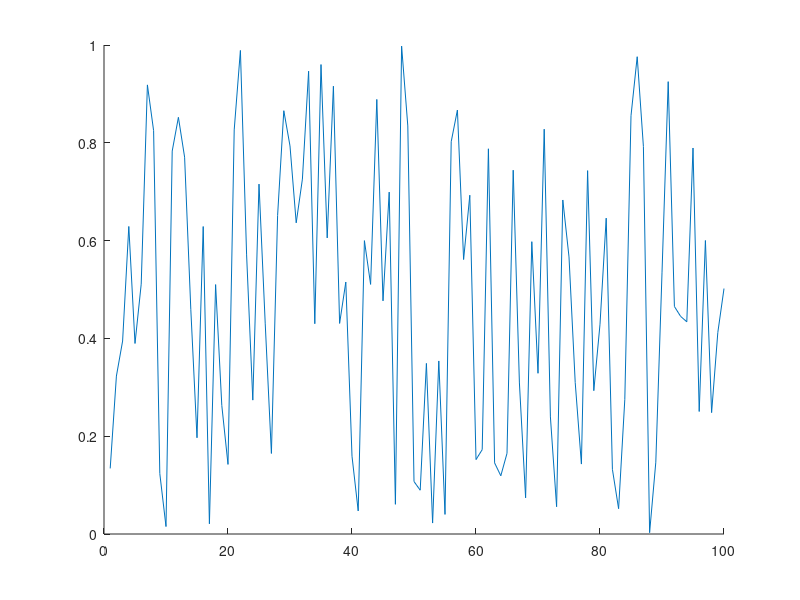

Source code (MATLAB): (Note: this script raises an error after producing the figure.)
clc
close all
clear

if isfolder('pics') == 0
    mkdir('pics')
end

x = 1:100;
y = rand(100,1);
idxmin = find(y == max(y));
idxmax = find(y == min(y));
txt = ['\leftarrow y = ',int2str(max(y))];
hold on
plot(x,y)
plot(x,y,'o','MarkerIndices',[idxmin idxmax],'MarkerFaceColor','red','MarkerSize',5)
t = text(idxmax,y(idxmax),txt);
t.Color = [153/255 153/255 255/255];
hold off
legend('random plot [0:1]');
print -dpng ./pics/test.png
close
%% testing plot function
clc

x = [0:0.01:2*pi];
y = sin(x);
yCmp = cos(x);
string = 'My test plot';
p_title = 'test_print';
t="";

% test = myplot(x,y,string,p_title);
test2 = superplot(x,y,'plotName',"My super plot",'figureName',"super_plot");
test3 = superplot(x,y,'cmpYLegend',"cos(x)",'figureName',"cosxVsSinx",'cmpY',yCmp,'yLegend',"sin(x)",'yName',"Amplitude",'xName',"Samples NOT normalized to 2\pi", ...
    'plotName',"Plotting cos(x) against sin(x)");
close(test2);
close(test3);
test4 = superplot(x,y);

testV = ones(1,1);
testV(2) = 5;

%% testing MER loop
% clear
clc
close all
clear

idx = 1;
for i = 0:200
    if ( rem((i-1)/4,1)==0 )
        validLen(idx) = i;
        idx = idx+1;
    end
end

% Constants are double-precision by default; N=85 found nothing
vec = [121 125];

% for im
    
% for i = vec(1):0.01:vec(1)
%     fprintf("i is %d coefficients\n",i);
% end
    
% for i = 0:2:10
%     fprintf("i SHOULD be EVEN and is %d\n",i);
% end

%coefficients have to be even and divisible by span w/no remainder LOOK
%INTO THIS
%beta MUST be greater than 0
[MER_out, betaTX_out, betaRCV_out, coeff_out] = MER_opt('Nsps',4,'numCoeffs',vec,'betaTX',[0.1 0.01 0.2],'betaRCV',[0.1 0.01 0.2],'MER',50);
% [MER_out, betaTX_out, betaRCV_out, coeff_out] = MER_opt('Nsps',4,'numCoeffs',[25 77],'betaTX',[.01 0.01 .16],'betaRCV',[0.12 0.01 0.34],'MER',40);

% last = find(~MER_out,1);
fileID = fopen('GSM_parameters.txt','w');
cBeta = char(hex2dec('03b2'));
fprintf(fileID,'%10s %10s %10s %10s\r\n','MER', 'betaTX', 'betaRCV', 'length');
% A = [MER_out(1:last-1); betaTX_out(1:last-1); betaRCV_out(1:last-1); coeff_out(1:last-1)];
A = [MER_out; betaTX_out; betaRCV_out; coeff_out];
fprintf(fileID,'%10.6f %10.6f %10.6f %8.0f\r\n',A);
fclose(fileID);

DONE = ones(10,1);
finish = sum(DONE(1:5));

%% MER calc
% clc
% clear all
% close all
% den = [-0.001473028462308   0.005666223150735  -0.019416661964618  -0.041188246018261   0.083990599017613  -0.169565530125065   0.900837427479342 ...
%     0.311842632473442  -0.140969388867244   0.099871376920441  -0.088049305611010   0.023834632003521  -0.009447343197004   0.002953619390284]
% 
% pk = 0.99924965776672958;
% 
% 10*log10(pk^2/sum(den.^2));

%% Measuring OOB requirements
clear 
close all
clc
cBeta = char(hex2dec('03b2'));

format long
% window designer from 0 to pi
% load('KaisWin.mat');
% load('windowKais101.mat');

% fileID = fopen('GSM_parameters_89-121_B1-0.001-2.txt'); %89-121.txt
% fileID = fopen('GSM_parameters_73-81.txt'); %73-81.txt
% fileID = fopen('GSM_parameters_85-105_B1-0.0001-2.txt'); %85-105_B1-0.0001-2.txt
% fileID = fopen('GSM_parameters_97-121_B1-0.001-2.txt'); 
fileID = fopen('GSM_parameters.txt'); 
formatSpec = '%s';
N = 4;
C_text = textscan(fileID,formatSpec,N);
C_data0 = textscan(fileID,'%f %f %f %f');
fclose(fileID);


fileID = fopen('MOAP.txt','A');
cBeta = char(hex2dec('03b2'));
% ********************** Comment this out after first run ***********
% fprintf(fileID,'%10s %10s %10s %10s %10s %10s %10s %10s %10s %10s \r\n','MER', 'betaTX', 'betaRCV', 'length', 'idx TX & RCV', 'OB1', 'OB2', 'OB3','b Kaiser','weight');

vTX_B=C_data0{1,2}.'; vRCV_B=C_data0{1,3}.'; vLen=C_data0{1,4}.';
% idx_101=find(vLen==101); idx_105=find(vLen==105); idx_109=find(vLen==109); idx_113=find(vLen==113);  idx_117=find(vLen==117);%89-121.txt
% idx_73=find(vLen==73); idx_81=find(vLen==93); idx_97=find(vLen==97); idx_101=find(vLen==101); idx_109=find(vLen==109);  %73-81.txt
% idx_85=find(vLen==85); idx_89=find(vLen==89); idx_93=find(vLen==93); idx_97=find(vLen==97); idx_101=find(vLen==101); idx_105=find(vLen==105); idx_109=find(vLen==109);  %85-105_B1-0.0001-2.txt
idx_121=find(vLen==121); idx_125=find(vLen==125);  %

% #TX&RCV length; RCV rolloff here
% beta = 0.146600;  %trial 1
% N = 65;
% beta = 0.116400;    %trial 2
% N = 73;
% beta = 0.144400;   %trial 3
% N = 121;
% beta_Rcv = 0.188000;     %trial 18 i stop counting bruh
% N = 101;
% beta_Rcv = vRCV_B;     %trial 18 i stop counting bruh
% N = 93;


% digital angular frequency, w (rads/sample)
% w = [0:0.001:1000]/1000*pi; %0-0.5
w = [0:0.001:200]/100*pi; %one whole cycle

N = 121;
Nsps = 4;
span = (N-1)/4;
% for bk = 1.5:0.01:2
% for bk = 0.3:0.1:0.3
for bk = 0:0.1:10
% for bk = 0.0:0.1:0.0
% for bk = 1:1
% for bk = 2:0.1:2
%     for idx_TXnRCV = idx_101(639):(idx_101(639))
%     for idx_TXnRCV = idx_105(47):(idx_105(47))  %take matlab indx & open idx_N variable
%     for idx_TXnRCV = idx_101(1063):(idx_101(1063))
%     for idx_TXnRCV = idx_121(2053):(idx_121(2053))
%     for idx_TXnRCV = idx_93(4):(idx_93(5))
    for idx_TXnRCV = idx_121(1):idx_121(end)
%     for idx_TXnRCV = 505:513
        b_nom = vTX_B(idx_TXnRCV);
        beta_Rcv = vRCV_B(idx_TXnRCV);
        GSM = rcosdesign(beta_Rcv,span,Nsps);
        wn = kaiser(length(GSM), bk);
%         wn = WinKaiser;
%         h_TX = GSM.*wn.';
        h_TX = rcosdesign(b_nom,span,Nsps).*wn.';
        h_GSM = GSM;

        % SRRC is a square root nyquist filter; firpm also
        % creates a sqrt nyquist filter
        M=N-1; Nsps=4; span=M/Nsps;
        fc=1/2/Nsps; fp=(1-b_nom)*fc; fs=(1+b_nom)*fc;
        fb = [0 fp fc fc fs .5]*2;
        a = [1 1 1/sqrt(2) 1/sqrt(2) 0 0];
        % wght vector needs to 2.4535 for passband
        wght = [2.4535 1 1];   %10 for N=97; 20 for N=91-89; 40 for N>90
        h_pps = firpm(M,fb,a,wght);

        % window
        h_pps = h_pps.*wn.';
    %     h_pps = h_pps;
        sam_r8 = 6.25;

        % estimate order of SR Nyquist filter | ford=fb(2:end-1);aord=[1 1/sqrt(2) 0];sb=10^(-58/20);dev=[sb 0.02 sb];M_est=firpmord(ford,aord,dev);
        H_srrc = freqz(h_TX,1,w); H_pps = freqz(h_pps,1,w);
        
        mag_H = (abs(H_pps));
        % units of cycles/sample
        bnd_BB=(1+.12)/Nsps/2; 
        bnd_OB1=bnd_BB+(.22/sam_r8); 
        bnd_OB2=bnd_OB1+(1.53/sam_r8); 
        bnd_OB3=bnd_OB2+(1.75/sam_r8);
        ind_BB = find( w/2/pi <= bnd_BB);
        ind_OB1 = find(w/2/pi>=bnd_BB & w/2/pi<=bnd_OB1);
        ind_OB2 = find(w/2/pi>=bnd_OB1 & w/2/pi<=bnd_OB2);
        ind_OB3 = find(w/2/pi>=bnd_OB2 & w/2/pi<=bnd_OB3);

        conv2Lin = @(x) 10.^(x/20);
        conv2dB =  @(x) 10.*log10(x);
 
        % Power is the ratio of 2 power quantities and can be referred to
        % as gain in dB. Comparing power requires the integral, the
        % integral can also be thought as the sum of the area as well;
        % sum(magnitude in linear units^2) is integrating each power of each frequency
        
        pwr_BB=2*sum( mag_H(ind_BB(1):ind_BB(end)).^2 );
        pwr_OB1=sum(mag_H(ind_OB1(1):ind_OB1(end)).^2);
        pwr_OB2=sum(mag_H(ind_OB2(1):ind_OB2(end)).^2);
        pwr_OB3=sum(mag_H(ind_OB3(1):ind_OB3(end)).^2);

        % calculate power ratio to signal to OB channels\
        dB_OB1 = conv2dB(pwr_BB/pwr_OB1);
        dB_OB2 = conv2dB(pwr_BB/pwr_OB2);
        dB_OB3 = conv2dB(pwr_BB/pwr_OB3);

        % can cascade firpm sqrt w/srrc, center coeff
        % isn't one BUT even symmetric
        cascade = conv(h_pps,GSM);
        cascade_SRRC = conv(GSM,GSM);

        num = cascade(N);
        den = zeros(floor(length(cascade)/Nsps),1);
        idx = 1;
        cnt = 0;
        for i = 1:length(cascade)
            if cnt == 0 && i ~= N
                den(idx) = cascade(i);
                cnt = cnt + 1;
                idx = idx + 1;
            elseif cnt >= Nsps-1
                cnt = 0;
            else
                cnt = cnt + 1;
            end
        end
        MER_theo = 10*log10( num^2/sum(den.^2) );
%         future considerations append to txtfile
        if dB_OB1 > 58 && dB_OB2 > 60 && dB_OB3 > 63 && MER_theo >= 40
            fprintf("\n*************MET SPEC*************************\n");
            fprintf("TX's %s: %1.4f | RCV's %s: %1.4f | idx TX & RCV: %d\n",cBeta,b_nom,cBeta,beta_Rcv,idx_TXnRCV);
            fprintf("OB1: %2.6f | OB2: %2.6f | OB3: %2.6f | MER: %2.6f | Bk: %2.4f | Beta nominal: %2.4f | \n",dB_OB1,dB_OB2,dB_OB3,MER_theo,bk, b_nom);
            fprintf("baseband bnd frequency: %2.4f | OB1 bnd frequency: %2.4f | OB2 bnd frequency: %2.4f | OB3 bnd frequency: %2.4f |\n", bnd_BB, bnd_OB1, bnd_OB2, bnd_OB3);
            fprintf("weight: ");disp(wght);
            %fprintf('MER', 'betaTX', 'betaRCV', 'length', 'idx TX & RCV', 'OB1', 'OB2', 'OB3','beta Kaiser','weight');
            A=[MER_theo, b_nom, beta_Rcv, N, idx_TXnRCV, dB_OB1, dB_OB2, dB_OB3, bk, wght(3)];
            fprintf(fileID,'%10.6f %10.6f %10.6f %10d %10d %10.6f %10.6f %10.6f %10.6f %10d \r\n',A);
        end
    end
end
fclose(fileID);

TX_MR = superplot(w/2/pi,20*log10(abs(H_pps)),'plotName',"Magnitude Response of PPS",'figureName',"PracticalPSResp",'yName',"Magnitude (dB)",...
    'xName',"f0, frequency (cycles/sample)",'yLegend',"SQRT FIRPM",'cmpY',20*log10(abs(H_srrc)),'cmpYLegend',"SRRC",...
    'plotAxis',[0 w(end)/2/pi -200 10]);

hold on
% OOB requirement 1
plot([bnd_BB bnd_BB],[-200 -58],'--k');
plot([bnd_BB bnd_OB1],[-58 -58],'--k');
plot([bnd_OB1 bnd_OB1],[-200 -58],'--k');
% OOB requirement 2
plot([bnd_OB1 bnd_OB1],[-200 -60],':R');
plot([bnd_OB1 bnd_OB2],[-60 -60],':R');
plot([bnd_OB2 bnd_OB2],[-200 -60],':R');
% OOB requirement 3
plot([bnd_OB2 bnd_OB2],[-200 -63],'g');
plot([bnd_OB2 bnd_OB3],[-63 -63],'g');
plot([bnd_OB3 bnd_OB3],[-200 -63],'g');
legend('Sqrt firpm','SRRC','OB1','OB1','OB1','OB2','OB2','OB2','OB3','OB3','OB3');
hold off
location = strcat('./pics/','PracticalPSResp','.png');
print(TX_MR, '-dpng', location);
% close(TX_MR);

% scale desired coefficients
maxi = sum(abs(h_pps));
scaling = (1-2^-17)/maxi;

h_pps_1s17= round(h_pps*scaling*2^17);
if sum(abs(h_pps_1s17/2^17) > 1-2^-17)
    fprintf("Error need to scaled down h_pps more\n");
    return
end

h_pps_coeffs = unique(h_pps_1s17,'stable');


%% Test cascade
clear 
% close all
clc

coeff = 65;
Nsps = 4;
beta_Rcv = 0.146600;

span = (coeff-1)/Nsps;
rcv = rcosdesign(beta_Rcv, span, Nsps);

% SR Nyquist filter
bb = 2.0; spans = 25;
M = coeff-1;
fc = 1/(2*Nsps);fp=(1-.12)*fc; fs=(1+.12)*fc;
fb = [0 fp fc fc fs .5]*2;
a = [1 1 1/sqrt(2) 1/sqrt(2) 0 0];
wght = [2.4535 1 1];
h_pps=firpm(M,fb,a,wght);
w = [0:0.001:1000]/1000*pi;
wnNorm=kaiser(coeff,2.0);
wnGr=kaiser(coeff,3);
wnLT=kaiser(coeff,1);

H_pps = freqz(h_pps,1,w);
H_ppsGrBk=freqz( conv(h_pps,wnGr),1,w );
H_ppsNormBk=freqz( conv(h_pps,wnNorm),1,w );
H_ppsLTBk=freqz( conv(h_pps,wnLT),1,w );

figName="PPS_with_65coeffs";
pps_plot = superplot(w/2/pi,20*log10(abs(H_pps)),'cmpY',20*log10(H_ppsNormBk),'figureName',figName,...
    'plotAxis',[0 0.5 -100 40]);
hold on
plot(w/2/pi,20*log10(abs(H_ppsGrBk)),"-.g");
plot(w/2/pi,20*log10(abs(H_ppsLTBk)),"--m");
legend('beta=0','beta=2.0','beta=3','beta=1');
hold off
location = strcat('./pics/',figName,'.png');
print(pps_plot, '-dpng', location);

% Too much theory to figure out MER for LPF

%% Test PPS_opt
% clc
% clear 
% close all
% 
% % Constants are double-precision by default
% vec = [65 129];
% 
% [MER_out, betaTX_out, betaRCV_out, coeff_out, betaKais_out] = PPS_opt('Nsps',4,...
%     'numCoeffs',vec,'betaTX',[0 0.001 0.2],'betaRCV',[0.12 0.01 0.12],'MER',40,'betaKais',[0 0.01 10]);

%% File IO
clear all
close all
clc

fileID = fopen('GSM_parameters_SRRC.txt');
formatSpec = '%s';
N = 4;
C_text = textscan(fileID,formatSpec,N);
C_data0 = textscan(fileID,'%f %f %f %f');
fclose(fileID);

%% Designing polyphase filter
clear;close all;clc; load('validLen.mat');

beta_Rcv=0.12; N=21; Nsps=4; span=(N-1)/4;

% rcv = rcosdesign(beta,span, Nsps);
load('rcv.mat');
worse_case_output = sum(abs(rcv));
scaling = (1-2^-17)/worse_case_output;
rcv_1s17=round( rcv*scaling*2^17 );tx=rcv;

sym_mults=round(length(rcv)/2);
poly_mults=sym_mults/Nsps;

%% Testing roll off cascaded
clc; clear; close all;

N=41; Nsps=4; span=(N-1)/4;

rcv = rcosdesign(0.1,span, Nsps); tx = rcosdesign(0.08,span, Nsps);
cascade=conv(rcv,tx);

figure(1);
hold on
title('Different beta');
stem(1:N,rcv);
stem(1:N,tx)
stem(1:2*N-1,cascade);
legend('RCV','TX','Cascade'); grid;
hold off

figure(2);
hold on
title('Same beta');
stem(1:N,rcv);
stem(1:2*N-1,conv(rcv,rcv));
legend('RCV','Cascade'); grid;
hold off

% SRRC is a square root nyquist filter; firpm also
% creates a sqrt nyquist filter
M=N-1; Nsps=4; span=M/Nsps; b_nom=0.1;
fc=1/2/Nsps; fp=(1-b_nom)*fc; fs=(1+b_nom)*fc;
fb = [0 fp fc fc fs .5]*2;
a = [1 1 1/sqrt(2) 1/sqrt(2) 0 0];
% wght vector needs to 2.4535 for passband
wght = [2.4535 1 1];
tx_pm = firpm(M,fb,a,wght);
cascade_pm = conv(tx_pm,rcv);
cascade_rcv = conv(rcv,rcv);

figure(3);
subplot(2,1,1);
hold on
stem(1:N,tx_pm);
stem(1:2*N-1,cascade_pm);
title('firpm');
hold off
subplot(2,1,2);
hold on
stem(1:N,rcv);
stem(1:2*N-1,cascade_rcv);
title('traditional RC');
hold off
% legend('RCV','TX','Cascade'); grid;

figure(4)
stem(1:31,rcosdesign(0.25,(31-1)/4,4));

%% Polyphase Time-SHaring Decimator design
clear
clc
format longG
srrc = round(rcosdesign(0.2,(101-1)/4,4).'*2^17);

N=93;
a_sym_mults = round(N/2);
a_poly_mults = round(a_sym_mults/4);
a_time_share_mults = round(a_poly_mults/4); % use 4x faster clk to do operation

out_ds = zeros(N,N); out_ds(1,1)=1;

% let row=sample & col=y_ds
for row=1:N
    for col=1:N
%         fprintf("row: %d | col: %d | val: %d\n",row,col,row*col);
%         out_ds(row,col)=row*col;
        if row==col&&col==1
%             fprintf("row: %d | col: %d | val: %d\n",row,col,1);
            out_ds(row,col)=row*col;
        elseif col==1&&row~=1
%             fprintf("row: %d | col: %d | val: %d\n",row,col,out_ds(row-1,col)+1);
            out_ds(row,col)=out_ds(row-1,col)+1;
        else
%             fprintf("row: %d | col: %d | val: %d\n",row,col,out_ds(row,col-1)-1);
                if out_ds(row,col-1)-1>0
                    out_ds(row,col)=out_ds(row,col-1)-1;
                else
                    out_ds(row,col)=0;
                end
        end
    end
end

for row=1:N
    for col=1:N
        if out_ds(row,col)==0 || out_ds(row,col)>round(N/2)
            N=N;
        elseif out_ds(row,col)==1
            fprintf("y%dh%d\n",col,out_ds(row,col));
        else
            fprintf("y%dh%d ",col,out_ds(row,col));
        end
    end
end

%% Test append
fileID = fopen('append.txt','A');
cBeta = char(hex2dec('03b2'));
fprintf(fileID,'%10s %10s %10s %10s\r\n','MER', 'betaTX', 'betaRCV', 'length');
% A = [MER_out(1:last-1); betaTX_out(1:last-1); betaRCV_out(1:last-1); coeff_out(1:last-1)];
MER_out=[1 2 3 4]; betaTX_out=1:4; betaRCV_out=1:4; coeff_out=1:4;
A = [MER_out; betaTX_out; betaRCV_out; coeff_out];
for i=1:4
    fprintf(fileID,'%10.6f %10.6f %10.6f %8.0f\r\n',A(i,i));
end
fclose(fileID);
